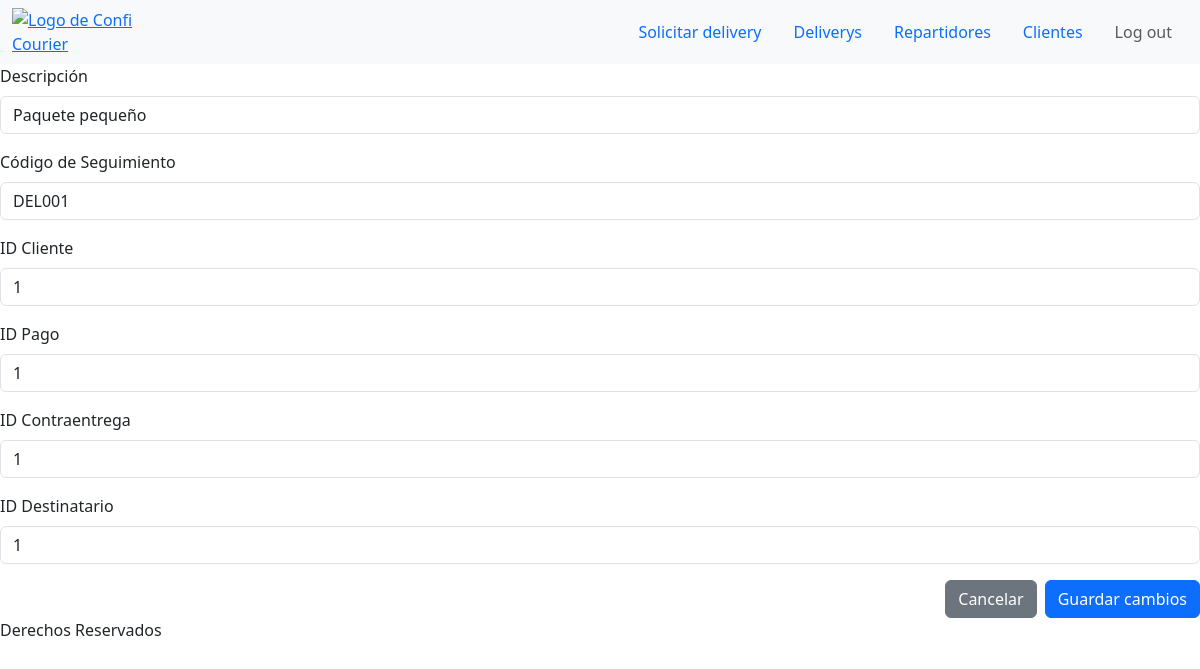
Page /vistas/deliverys/editar.php?id=1 on the committed database.
### tables this page shows
CREATE TABLE Delivery (
    id INT PRIMARY KEY AUTO_INCREMENT,
    descripcion TEXT NOT NULL,
    cod_seguimiento VARCHAR(50) UNIQUE,
    fecha_solicitud DATETIME NOT NULL,
    id_recojo INT UNIQUE,
    id_entrega INT UNIQUE,
    id_pago INT UNIQUE,
    id_contraentrega INT UNIQUE,
    id_cliente INT,
    id_destinatario INT UNIQUE,
    FOREIGN KEY (id_cliente) REFERENCES EmpresaCliente(id) ON DELETE SET NULL,
    FOREIGN KEY (id_recojo) REFERENCES Recojo(id) ON DELETE SET NULL,
    FOREIGN KEY (id_entrega) REFERENCES Entrega(id) ON DELETE SET NULL,
    FOREIGN KEY (id_pago) REFERENCES Pago(id) ON DELETE SET NULL,
    FOREIGN KEY (id_contraentrega) REFERENCES Contraentrega(id) ON DELETE SET NULL,
    FOREIGN KEY (id_destinatario) REFERENCES Destinatario(id) ON DELETE SET NULL
);

### modelos/Delivery.php (called while the page is built, shortened)
<?php
class Delivery
{
    private $descripcion;
    private $cod_seguimiento;
    private $id_cliente;
    private $id_pago;
    private $id_contraentrega;
    private $id_destinatario;
    public function __construct(
        $descripcion = "",
        $cod_seguimiento = "",
        $fecha_solicitud = null,
        $id_cliente = 0,
        $id_recojo = 0,
        $id_entrega = 0,
        $id_pago = 0,
        $id_contraentrega = 0,
        $id_destinatario = 0
    ) {
        $this->descripcion = $descripcion;
        $this->cod_seguimiento = $cod_seguimiento;
        $this->id_cliente = $id_cliente;
        $this->id_pago = $id_pago;
        $this->id_contraentrega = $id_contraentrega;
        $this->id_destinatario = $id_destinatario;
    }
    public function obtenerPorId($id)
    {
        $conn = new Conexion();
        $conexion = $conn->conectar();
        $sql = "SELECT * FROM Delivery WHERE id = $id";
        $resultado = $conexion->query($sql);
        $data = $resultado->fetch();
        $delivery = new self(
            $data['descripcion'],
            $data['cod_seguimiento'],
            new DateTime($data['fecha_solicitud']),
            $data['id_cliente'],
            $data['id_recojo'],
            $data['id_entrega'],
            $data['id_pago'],
            $data['id_contraentrega'],
            $data['id_destinatario']
        );
        $delivery->id = $data['id'];
        return $delivery;
    }
    public function getDescripcion()
    {
        return $this->descripcion;
    }
    public function getCodSeguimiento()
    {
        return $this->cod_seguimiento;
    }
    public function getIdCliente()
    {
        return $this->id_cliente;
    }
    public function getIdPago()
    {
        return $this->id_pago;
    }
    public function getIdContraentrega()
    {
        return $this->id_contraentrega;
    }
    public function getIdDestinatario()
    {
        return $this->id_destinatario;
    }
}
?>

### controladores/DeliveryControlador.php (called while the page is built, shortened)
<?php
require_once "../../modelos/Delivery.php";
class DeliveryControlador
{
    private $delivery;
    public function __construct()
    {
        $this->delivery = new Delivery();
    }
    public function obtenerDeliveryPorId($id)
    {
        return $this->delivery->obtenerPorId($id);
    }
}

### vistas/deliverys/editar.php (the view, shortened to what this page needs)
<?php
require_once "../../layouts/header.php";
require_once "../../controladores/DeliveryControlador.php";
$dc = new DeliveryControlador();
$id = $_GET['id'];
$delivery = $dc->obtenerDeliveryPorId($id);
?>
<form method="POST" action="">
    <div class="mb-3">
        <label for="descripcion" class="form-label">Descripción</label>
        <input type="text" class="form-control" id="descripcion" name="descripcion" value="<?php echo $delivery->getDescripcion(); ?>" required>
    </div>
    <div class="mb-3">
        <label for="cod_seguimiento" class="form-label">Código de Seguimiento</label>
        <input type="text" class="form-control" id="cod_seguimiento" name="cod_seguimiento" value="<?php echo $delivery->getCodSeguimiento(); ?>" required>
    </div>
    <div class="mb-3">
        <label for="id_cliente" class="form-label">ID Cliente</label>
        <input type="number" class="form-control" id="id_cliente" name="id_cliente" value="<?php echo $delivery->getIdCliente(); ?>" required>
    </div>
    <div class="mb-3">
        <label for="id_pago" class="form-label">ID Pago</label>
        <input type="number" class="form-control" id="id_pago" name="id_pago" value="<?php echo $delivery->getIdPago(); ?>" required>
    </div>
    <div class="mb-3">
        <label for="id_contraentrega" class="form-label">ID Contraentrega</label>
        <input type="number" class="form-control" id="id_contraentrega" name="id_contraentrega" value="<?php echo $delivery->getIdContraentrega(); ?>">
    </div>
    <div class="mb-3">
        <label for="id_destinatario" class="form-label">ID Destinatario</label>
        <input type="number" class="form-control" id="id_destinatario" name="id_destinatario" value="<?php echo $delivery->getIdDestinatario(); ?>">
    </div>
    <div class="d-flex justify-content-end mt-2 gap-2">
        <a href="index.php" type="submit" class="btn btn-secondary">Cancelar</a>
        <button type="submit" class="btn btn-primary">Guardar cambios</button>
    </div>
</form>
<?php
    require_once "../../layouts/footer.php";

### rows in the picture
delivery: descripcion "Paquete pequeño", cod_seguimiento "DEL001", id_cliente "1", id_pago "1", id_contraentrega "1", id_destinatario "1"
